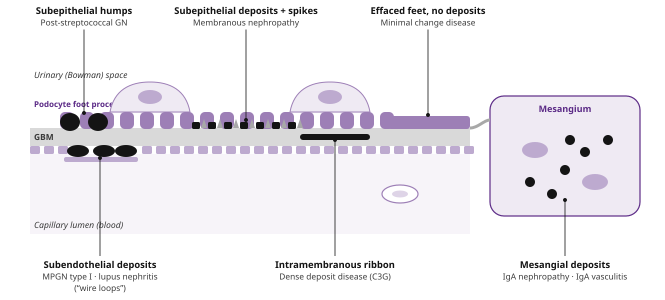

The script that drew this image:
"""Glomerular capillary wall: where deposits sit -> which disease. Run: python3 illus/glom_deposits.py"""
import os, sys
sys.path.insert(0, os.path.join(os.path.dirname(__file__), "..", "tools"))
from diagrams import A, A60, A40, A20, A10, A05, INK, INK2, G20, G40, G05, esc
W, H = 665, 300
o = [f'<svg xmlns="http://www.w3.org/2000/svg" viewBox="0 0 {W} {H}" width="{W}" height="{H}" font-family="BookSans, sans-serif">']
X0, X1 = 30, 470
yFP, yG0, yG1, yE1 = 112, 128, 146, 154   # foot-process top, GBM top/bottom, endothelium bottom
# zones
o.append(f'<rect x="{X0}" y="64" width="{X1-X0}" height="{yG0-64}" fill="#fff"/>')
o.append(f'<rect x="{X0}" y="{yE1}" width="{X1-X0}" height="80" fill="{A05}"/>')
o.append(f'<text x="{X0+4}" y="78" font-size="8.6" font-style="italic" fill="{INK2}">Urinary (Bowman) space</text>')
o.append(f'<text x="{X0+4}" y="{yE1+74}" font-size="8.6" font-style="italic" fill="{INK2}">Capillary lumen (blood)</text>')
# RBC
o.append(f'<ellipse cx="400" cy="{yE1+40}" rx="18" ry="9" fill="#fff" stroke="{A60}" stroke-width="1.2"/><ellipse cx="400" cy="{yE1+40}" rx="8" ry="3.5" fill="{A20}"/>')
# GBM
o.append(f'<rect x="{X0}" y="{yG0}" width="{X1-X0}" height="{yG1-yG0}" fill="{G20}"/>')
o.append(f'<text x="{X0+4}" y="{yG0+12}" font-size="8.4" font-weight="700" fill="{INK2}">GBM</text>')
# endothelium with fenestrae (skip the subendothelial zone which is pushed down)
x = X0
while x < X1:
    if 62 <= x <= 138:
        x += 14; continue
    o.append(f'<rect x="{x}" y="{yG1}" width="10" height="{yE1-yG1}" rx="1.5" fill="{A40}"/>')
    x += 14
# foot processes (effaced zone 390-470)
x = X0 + 30
while x < 385:
    o.append(f'<rect x="{x}" y="{yFP}" width="14" height="{yG0-yFP+1}" rx="5" fill="{A60}"/>')
    x += 20
o.append(f'<rect x="388" y="{yFP+4}" width="{X1-388}" height="{yG0-yFP-3}" rx="3" fill="{A60}"/>')
o.append(f'<text x="{X0+4}" y="{yFP-5}" font-size="8" font-weight="700" fill="{A}">Podocyte foot processes</text>')
# podocyte cell bodies
for cx in (150, 330):
    o.append(f'<path d="M{cx-40},{yFP} C{cx-36},{yFP-22} {cx-20},{yFP-30} {cx},{yFP-30} C{cx+20},{yFP-30} {cx+36},{yFP-22} {cx+40},{yFP} z" fill="{A10}" stroke="{A60}" stroke-width="1"/>')
    o.append(f'<ellipse cx="{cx}" cy="{yFP-15}" rx="12" ry="7" fill="{A40}"/>')
# deposits
# 1 PSGN humps (subepithelial, big)
for cx in (70, 98):
    o.append(f'<ellipse cx="{cx}" cy="{yG0-6}" rx="10" ry="9" fill="{INK}"/>')
# 2 membranous: small subepithelial deposits with GBM spikes
for i, cx in enumerate(range(196, 300, 16)):
    o.append(f'<rect x="{cx-4}" y="{yG0-6}" width="8" height="7" rx="1.5" fill="{INK}"/>')
    o.append(f'<path d="M{cx+5},{yG0} l3,-9 l3,9 z" fill="{G40}"/>')
# 3 dense deposit disease: intramembranous ribbon
o.append(f'<rect x="300" y="{yG0+6}" width="70" height="6" rx="3" fill="{INK}"/>')
# 4 subendothelial
for cx in (78, 104, 126):
    o.append(f'<ellipse cx="{cx}" cy="{yG1+5}" rx="11" ry="6" fill="{INK}"/>')
o.append(f'<rect x="64" y="{yG1+11}" width="74" height="5" rx="2" fill="{A40}"/>')
# mesangium
mx0 = 490
o.append(f'<rect x="{mx0}" y="96" width="150" height="120" rx="14" fill="{A10}" stroke="{A}" stroke-width="1.2"/>')
o.append(f'<text x="{mx0+75}" y="112" font-size="9" font-weight="700" fill="{A}" text-anchor="middle">Mesangium</text>')
o.append(f'<ellipse cx="{mx0+45}" cy="150" rx="13" ry="8" fill="{A40}"/><ellipse cx="{mx0+105}" cy="182" rx="13" ry="8" fill="{A40}"/>')
for (dx, dy) in ((80, 140), (95, 152), (40, 182), (62, 194), (118, 140), (75, 170)):
    o.append(f'<circle cx="{mx0+dx}" cy="{dy}" r="5" fill="{INK}"/>')
o.append(f'<path d="M{X1},{yG0} C{X1+8},{yG0} {mx0-6},120 {mx0},120" fill="none" stroke="{G40}" stroke-width="3"/>')

def label(x, y, title, sub, lx, ly, anchor="middle"):
    y2 = y + 11.5 * len(sub) + 4 if y < ly else y - 12
    o.append(f'<line x1="{lx}" y1="{ly}" x2="{lx}" y2="{y2}" stroke="{INK}" stroke-width=".8"/>')
    o.append(f'<circle cx="{lx}" cy="{ly}" r="2" fill="{INK}"/>')
    o.append(f'<text x="{x}" y="{y}" font-size="9.4" font-weight="700" fill="{INK}" text-anchor="{anchor}">{esc(title)}</text>')
    for j, s in enumerate(sub):
        o.append(f'<text x="{x}" y="{y+11.5*(j+1)}" font-size="8.4" fill="{INK2}" text-anchor="{anchor}">{esc(s)}</text>')

label(84, 14, "Subepithelial humps", ["Post-streptococcal GN"], 84, yG0-15)
label(246, 14, "Subepithelial deposits + spikes", ["Membranous nephropathy"], 246, yG0-8)
label(428, 14, "Effaced feet, no deposits", ["Minimal change disease"], 428, yFP+3)
label(100, 268, "Subendothelial deposits", ["MPGN type I · lupus nephritis", "(“wire loops”)"], 100, yG1+12)
label(335, 268, "Intramembranous ribbon", ["Dense deposit disease (C3G)"], 335, yG0+12)
label(565, 268, "Mesangial deposits", ["IgA nephropathy · IgA vasculitis"], 565, 200)
o.append("</svg>")
open(os.path.join(os.path.dirname(os.path.abspath(__file__)), "glom_deposits.svg"), "w").write("".join(o))
print("ok")
